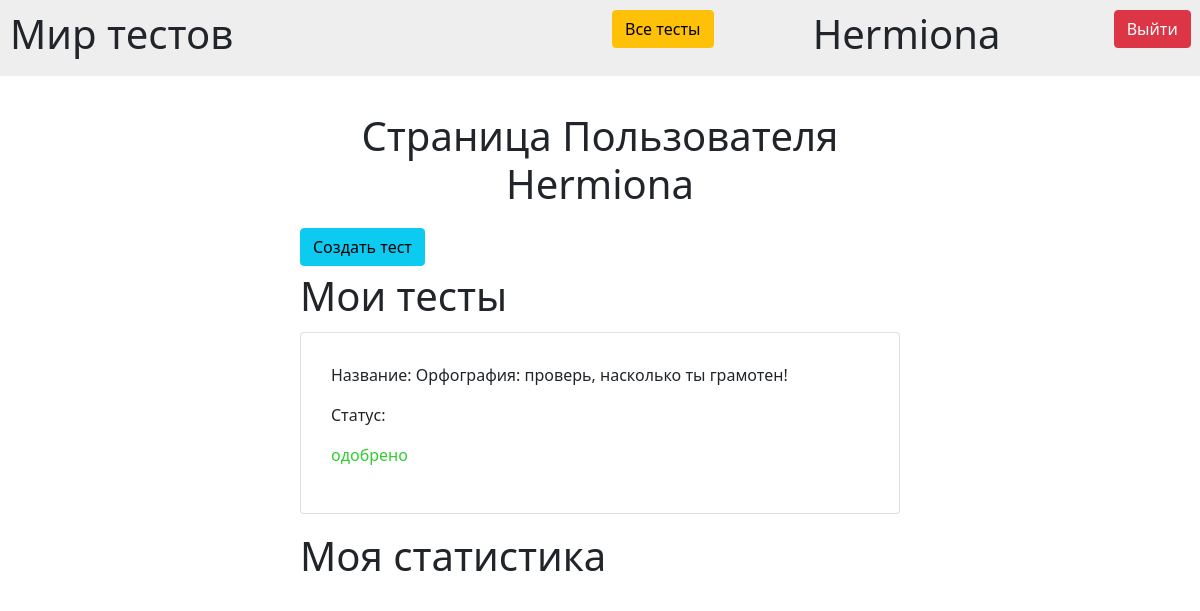
Page /userpage (signed in) on the committed database.
### data/users.py (models this page shows)
class User(Base):
    __tablename__ = 'users'
    id = sqlalchemy.Column(sqlalchemy.Integer, primary_key=True, autoincrement=True)
    login = sqlalchemy.Column(sqlalchemy.String, unique=True, nullable=False)
    password = sqlalchemy.Column(sqlalchemy.String, unique=True, nullable=False)
    completed_tests = orm.relationship("Result", secondary="Results_of_CompletedTests", backref="users")
    offered_tests = orm.relationship("Test", secondary="OfferedTests", backref="users")

### data/tests.py (models this page shows, shortened)
class Test(Base):
    __tablename__ = 'tests'
    id = sqlalchemy.Column(sqlalchemy.Integer, primary_key=True, autoincrement=True)
    name = sqlalchemy.Column(sqlalchemy.String, unique=False, nullable=False)
    author = sqlalchemy.Column(sqlalchemy.Integer, sqlalchemy.ForeignKey('users.id'))
    content = sqlalchemy.Column(sqlalchemy.String)
    categories = orm.relationship("Category", secondary="Categories_to_Tests", backref="tests")
    with_points = sqlalchemy.Column(sqlalchemy.Boolean, default=0)
    results = sqlalchemy.Column(sqlalchemy.String)
    approved = sqlalchemy.Column(sqlalchemy.Boolean, default=1)
    def to_json(self, test):
        return {'id': test.id, 'name': test.name, 'author': test.author, 'questions': json.loads(test.content),
                'with_points': test.with_points, 'results': test.results, 'approved': test.approved,
                'categories': ', '.join([cat.name for cat in test.categories])}

### data/application_tests.py (the view)
@bp.route("/userpage")
@login_required
def user_page():
    tests = []
    for test in DataBase().get_tests_by_author_id(g.user.id):
        test['author'] = DataBase().get_login_by_id(test['author'])
        tests.append(test)
    completed_tests = DataBase().get_completed_tests_by_id(g.user.id)
    return render_template("user_page.html", title="Личная страница",
                           user_tests=tests, completed_tests=completed_tests)

### data/application_user.py (called while the page is built)
def login_required(view):
    @functools.wraps(view)
    def wrapped_view(**kwargs):
        if g.user is None:
            return redirect("/")
        return view(**kwargs)
    return wrapped_view

@bp.before_app_request
def load_logged_in_user():
    user_id = session.get("user_id")
    if user_id is None:
        g.user = None
    else:
        g.user = User.query.filter(User.id == user_id).first()

### database.py (called while the page is built, shortened)
    @staticmethod
    def get_completed_tests_by_id(id):
        user = User.query.filter(User.id == id).first()
        completed_tests = list()
        completed_tests = sorted(completed_tests, key=lambda t: t['id'])
        return completed_tests

    @staticmethod
    def get_login_by_id(id):
        user = User.query.filter(User.id == id).first()
        return user.login

    @staticmethod
    def get_tests_by_author_id(id):
        tests = Test.query.all()
        tests_to_return = list()
        for test in tests:
            if test.author == id:
                tests_to_return.append(Test().to_json(test))
        return tests_to_return

### data/templates/user_page.html (shortened to what this page needs)
{% extends "base.html" %}
{% block content %}
    <h1 class="text-center" style="padding: 2% 0 2% 0" >Страница Пользователя {{ g.user.login }}</h1>
    <a class="btn btn-info" href="{{ url_for('tests.creating_test') }}">Создать тест</a>
    <h1 style="padding: 1% 0 0 0">Мои тесты</h1>
    {% for test in user_tests %}
    <div class="card" style="padding: 5%; margin: 2% 0">
        <p>Название: {{ test.name }}</p>
        {% if test.approved %}
            <p>Статус:</p> <p style="color:#33CC33">одобрено</p>
        {% else %}
            <p>Статус:</p> <p style="color:#FF9900">отправлено</p>
        {% endif %}
    </div>
    {% endfor %}
    <h1 style="padding: 1% 0 0 0">Моя статистика</h1>
{% endblock %}

### data/templates/base.html (shortened to what this page needs)
<!DOCTYPE html>
<html lang="en">
<head>
    <link rel="stylesheet"
      href="https://cdn.jsdelivr.net/npm/bootstrap@5.0.0-beta1/dist/css/bootstrap.min.css"
>
</head>
<body>
    <div class="row" style="background: #EEEEEE; padding: 10px;">
        <div class="col-md-6">
            <h1>Мир тестов</h1>
        </div >
        {% if g.user %}
            <div class="col-md-2"><a class="btn btn-warning" href="{{ url_for('tests.all_tests') }}">Все тесты</a></div>
            <div class="col-md-3"><a href="{{ url_for('tests.user_page') }}" class="text-decoration-none text-reset"><h1>
                {{ g.user.login }}</h1></a></div>
            <div class="col-md-1 text-end"><a class="btn btn-danger" href="{{ url_for('user.logout') }}">Выйти</a></div>
        {% else %}
            <div class="col-md-6 text-end"><a class="btn btn-success" href="{{ url_for('user.login') }}">Войти</a></div>
        {% endif %}
    </div>
    <div style="margin: 2% 25%;">
    {% block content %}{% endblock %}
    </div>
</body>
</html>

### rows in the picture
User: user.login "Hermiona"
Test: name "Орфография: проверь, насколько ты грамотен!"
